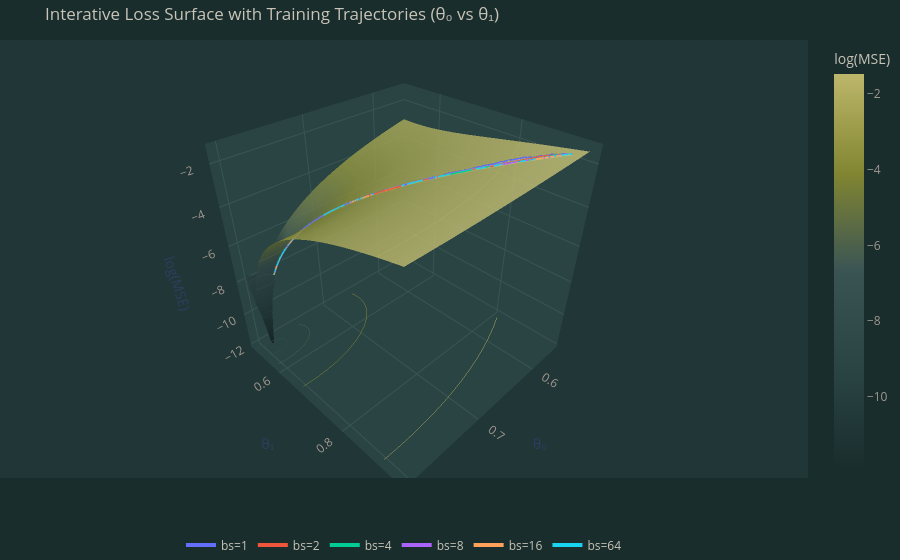

The notebook cell saved with this chart:
### Code cell
def plot_contour_with_trajectory(dataset, all_models, all_batch_sizes, n_steps=100, pad=0.05):
    X, y = dataset.X_train, dataset.y_train

    # --- bounding box from all trajectory points across all models ---
    all_traj = np.concatenate([np.array(m.trajectory).squeeze() for m in all_models], axis=0)
    t0_min, t0_max = all_traj[:, 0].min(), all_traj[:, 0].max()
    t1_min, t1_max = all_traj[:, 1].min(), all_traj[:, 1].max()
    t0_pad = (t0_max - t0_min) * pad
    t1_pad = (t1_max - t1_min) * pad
    t0_vals = np.linspace(t0_min - t0_pad, t0_max + t0_pad, n_steps)
    t1_vals = np.linspace(t1_min - t1_pad, t1_max + t1_pad, n_steps)

    # --- compute loss grid ---
    loss_grid = np.zeros((n_steps, n_steps))
    for i, t0 in enumerate(t0_vals):
        for j, t1 in enumerate(t1_vals):
            theta_p = np.array([[t0], [t1]])
            y_hat = X @ theta_p
            loss_grid[j, i] = np.mean((y - y_hat) ** 2)

    log_loss = np.log(loss_grid + 1e-12)

    fig = go.Figure()

    # 3D loss surface — site-themed colorscale
    fig.add_trace(go.Surface(
        z=log_loss, x=t0_vals, y=t1_vals,
        opacity=0.80,
        colorscale=SITE_COLORSCALE,
        colorbar=dict(
            title=dict(text='log(MSE)', font=dict(color=SITE['text_primary'])),
            tickfont=dict(color=SITE['text_secondary']),
            bgcolor=SITE['bg_secondary'],
            bordercolor=SITE['border'],
        ),
        name='Loss landscape',
        showscale=True,
    ))

    # 3D trajectory lines
    colors = px.colors.qualitative.Plotly
    for idx, (m, bs) in enumerate(zip(all_models, all_batch_sizes)):
        traj = np.array(m.trajectory).squeeze()[:3000]
        step = max(1, len(traj) // 500)
        traj = traj[::step]
        color = colors[idx % len(colors)]

        traj_z = []
        for t in traj:
            y_hat = X @ t.reshape(-1, 1)
            traj_z.append(np.log(np.mean((y - y_hat) ** 2) + 1e-12))

        fig.add_trace(go.Scatter3d(
            x=traj[:, 0], y=traj[:, 1], z=traj_z,
            mode='lines',
            line=dict(color=color, width=4),
            name=f'bs={bs}',
        ))

    fig.update_traces(
        contours_z=dict(show=True, usecolormap=True,
                        highlightcolor=SITE['accent'], project_z=True),
        selector=dict(type='surface'),
    )

    # Shared axis style
    axis_style = dict(
        backgroundcolor=SITE['bg_tertiary'],
        gridcolor=SITE['border'],
        showbackground=True,
        zerolinecolor=SITE['border'],
        tickfont=dict(color=SITE['text_secondary']),
        title_font=dict(color=SITE['text_primary']),
    )

    fig.update_layout(
        title=dict(
            text='Interative Loss Surface with Training Trajectories (θ₀ vs θ₁)',
            font=dict(color=SITE['text_primary']),
        ),
        paper_bgcolor=SITE['bg_secondary'],
        scene=dict(
            xaxis=dict(**axis_style, title='θ₀'),
            yaxis=dict(**axis_style, title='θ₁'),
            zaxis=dict(**axis_style, title='log(MSE)'),
            bgcolor=SITE['bg_primary'],
        ),
        legend=dict(
            orientation='h',
            x=0.5,
            y=-0.12,
            xanchor='center',
            yanchor='top',
            font=dict(color=SITE['text_primary']),
            bgcolor=SITE['bg_secondary'],
            bordercolor=SITE['border'],
        ),
        autosize=True,
        margin=dict(l=0, r=0, t=40, b=0),
    )

    fig.write_html(
        PLOTS_DIR / "gradient_descent.html",
        config=dict(responsive=True, displayModeBar=True),
        include_plotlyjs='cdn',
    )
    fig.show()

plot_contour_with_trajectory(ds, models, batch_sizes)

### Figure 1 — Plotly figure (JSON) as saved in the notebook; plotly's stock layout.template omitted (floating-point values rounded to 4 significant figures; data arrays with more than 128 entries replaced by an {"elided": "..."} marker saying what was removed)
{"data": [{"colorbar": {"bgcolor": "#1a2d2d", "bordercolor": "#3a5454", "tickfont": {"color": "#a09890"}, "title": {"font": {"color": "#c8c4b8"}, "text": "log(MSE)"}}, "colorscale": [[0, "#1a2d2d"], [0.25, "#2a4444"], [0.5, "#3a5454"], [0.75, "#828631"], [1, "#bdb76b"]], "contours": {"z": {"highlightcolor": "#bdb76b", "project": {"z": true}, "show": true, "usecolormap": true}}, "name": "Loss landscape", "opacity": 0.8, "showscale": true, "type": "surface", "x": [0.5566, 0.5591, 0.5616, 0.5641, 0.5666, 0.5691, 0.5715, 0.574, 0.5765, 0.579, 0.5815, 0.584, 0.5865, 0.589, 0.5914, 0.5939, 0.5964, 0.5989, 0.6014, 0.6039, 0.6064, 0.6089, 0.6114, 0.6138, 0.6163, 0.6188, 0.6213, 0.6238, 0.6263, 0.6288, 0.6313, 0.6337, 0.6362, 0.6387, 0.6412, 0.6437, 0.6462, 0.6487, 0.6512, 0.6537, 0.6561, 0.6586, 0.6611, 0.6636, 0.6661, 0.6686, 0.6711, 0.6736, 0.676, 0.6785, 0.681, 0.6835, 0.686, 0.6885, 0.691, 0.6935, 0.6959, 0.6984, 0.7009, 0.7034, 0.7059, 0.7084, 0.7109, 0.7134, 0.7159, 0.7183, 0.7208, 0.7233, 0.7258, 0.7283, 0.7308, 0.7333, 0.7358, 0.7382, 0.7407, 0.7432, 0.7457, 0.7482, 0.7507, 0.7532, 0.7557, 0.7582, 0.7606, 0.7631, 0.7656, 0.7681, 0.7706, 0.7731, 0.7756, 0.7781, 0.7805, 0.783, 0.7855, 0.788, 0.7905, 0.793, 0.7955, 0.798, 0.8005, 0.8029], "y": [0.509, 0.5134, 0.5178, 0.5222, 0.5266, 0.5311, 0.5355, 0.5399, 0.5443, 0.5487, 0.5531, 0.5575, 0.5619, 0.5663, 0.5707, 0.5751, 0.5795, 0.584, 0.5884, 0.5928, 0.5972, 0.6016, 0.606, 0.6104, 0.6148, 0.6192, 0.6236, 0.628, 0.6324, 0.6369, 0.6413, 0.6457, 0.6501, 0.6545, 0.6589, 0.6633, 0.6677, 0.6721, 0.6765, 0.6809, 0.6853, 0.6898, 0.6942, 0.6986, 0.703, 0.7074, 0.7118, 0.7162, 0.7206, 0.725, 0.7294, 0.7338, 0.7382, 0.7427, 0.7471, 0.7515, 0.7559, 0.7603, 0.7647, 0.7691, 0.7735, 0.7779, 0.7823, 0.7867, 0.7911, 0.7956, 0.8, 0.8044, 0.8088, 0.8132, 0.8176, 0.822, 0.8264, 0.8308, 0.8352, 0.8396, 0.844, 0.8485, 0.8529, 0.8573, 0.8617, 0.8661, 0.8705, 0.8749, 0.8793, 0.8837, 0.8881, 0.8925, 0.8969, 0.9014, 0.9058, 0.9102, 0.9146, 0.919, 0.9234, 0.9278, 0.9322, 0.9366, 0.941, 0.9454], "z": {"elided": "100x100 float values"}}, {"line": {"color": "#636EFA", "width": 4}, "mode": "lines", "name": "bs=1", "type": "scatter3d", "x": {"elided": "500 float values"}, "y": {"elided": "500 float values"}, "z": {"elided": "500 float values"}}, {"line": {"color": "#EF553B", "width": 4}, "mode": "lines", "name": "bs=2", "type": "scatter3d", "x": {"elided": "500 float values"}, "y": {"elided": "500 float values"}, "z": {"elided": "500 float values"}}, {"line": {"color": "#00CC96", "width": 4}, "mode": "lines", "name": "bs=4", "type": "scatter3d", "x": {"elided": "500 float values"}, "y": {"elided": "500 float values"}, "z": {"elided": "500 float values"}}, {"line": {"color": "#AB63FA", "width": 4}, "mode": "lines", "name": "bs=8", "type": "scatter3d", "x": {"elided": "500 float values"}, "y": {"elided": "500 float values"}, "z": {"elided": "500 float values"}}, {"line": {"color": "#FFA15A", "width": 4}, "mode": "lines", "name": "bs=16", "type": "scatter3d", "x": {"elided": "500 float values"}, "y": {"elided": "500 float values"}, "z": {"elided": "500 float values"}}, {"line": {"color": "#19D3F3", "width": 4}, "mode": "lines", "name": "bs=64", "type": "scatter3d", "x": {"elided": "500 float values"}, "y": {"elided": "500 float values"}, "z": {"elided": "500 float values"}}], "layout": {"autosize": true, "legend": {"bgcolor": "#1a2d2d", "bordercolor": "#3a5454", "font": {"color": "#c8c4b8"}, "orientation": "h", "x": 0.5, "xanchor": "center", "y": -0.12, "yanchor": "top"}, "margin": {"b": 0, "l": 0, "r": 0, "t": 40}, "paper_bgcolor": "#1a2d2d", "scene": {"bgcolor": "#213636", "xaxis": {"backgroundcolor": "#2a4444", "gridcolor": "#3a5454", "showbackground": true, "tickfont": {"color": "#a09890"}, "title": {"text": "θ₀"}, "zerolinecolor": "#3a5454"}, "yaxis": {"backgroundcolor": "#2a4444", "gridcolor": "#3a5454", "showbackground": true, "tickfont": {"color": "#a09890"}, "title": {"text": "θ₁"}, "zerolinecolor": "#3a5454"}, "zaxis": {"backgroundcolor": "#2a4444", "gridcolor": "#3a5454", "showbackground": true, "tickfont": {"color": "#a09890"}, "title": {"text": "log(MSE)"}, "zerolinecolor": "#3a5454"}}, "title": {"font": {"color": "#c8c4b8"}, "text": "Interative Loss Surface with Training Trajectories (θ₀ vs θ₁)"}}}
